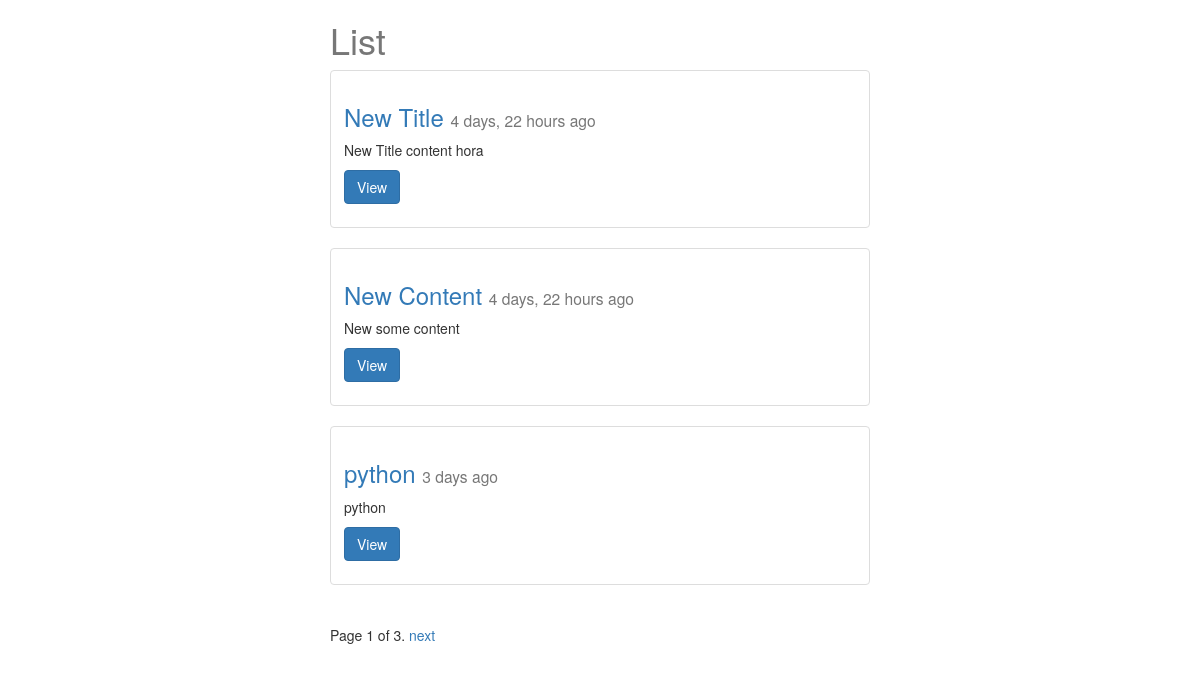
The page /posts/ on the database as committed earlier.
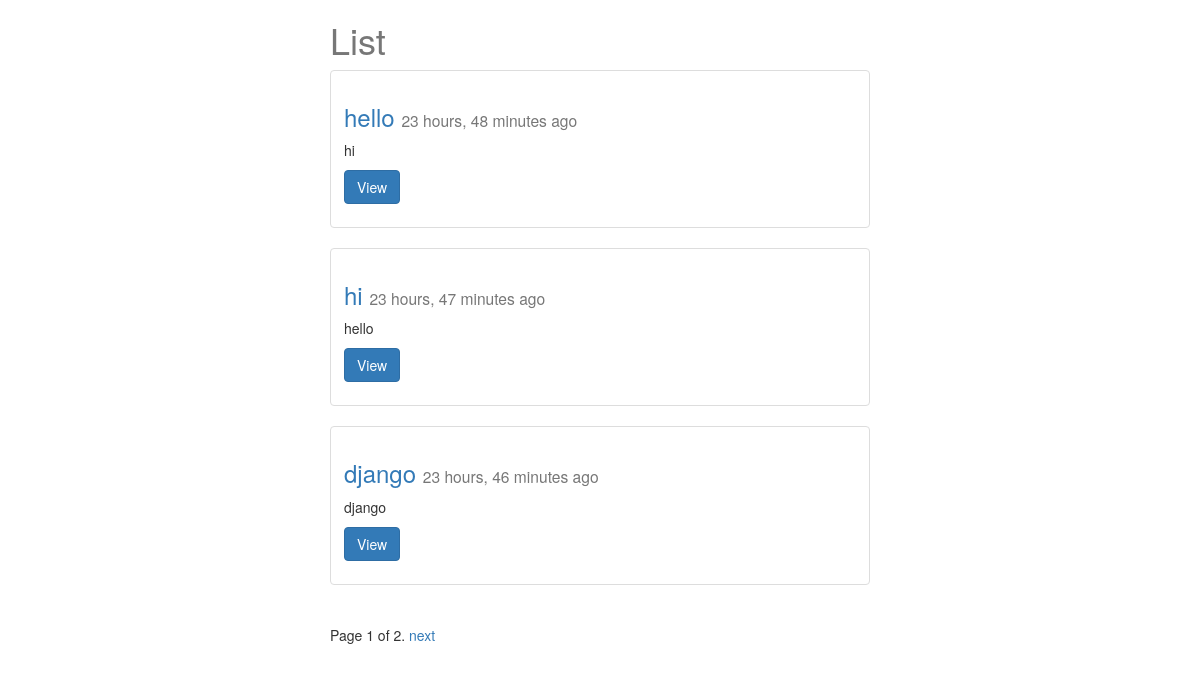
The same page on the database as committed later.
### posts/models.py (models this page shows, shortened)
class Post(models.Model):
     title = models.CharField(max_length=120)
     content = models.TextField()
     updated = models.DateTimeField(auto_now=True, auto_now_add=False)
     timestamp = models.DateTimeField(auto_now=False, auto_now_add=True)

### posts/views.py (the view)
# urls.py: path('',views.post_list,name="list"),
def post_list(request): #list items
     queryset_list = Post.objects.all() #.order_by("-timestamp")
     paginator = Paginator(queryset_list,3) # Show 25 contacts per page
     page_request_var = "page"
     page = request.GET.get(page_request_var)
     try:
           queryset = paginator.page(page)
     except PageNotAnInteger:
           queryset = paginator.page(1)
     except EmptyPage:
           queryset = paginator.page(paginator.num_pages)
     context={
          "object_list":queryset,
          "title":"List",
          "page_request_var": page_request_var
     }
     return render(request,'post_list.html',context)

### templates/post_list.html (shortened to what this page needs)
{% extends "base.html" %}
{% block content %}
<div class='col-sm-6 col-sm-offset-3'>
  <h1>{{ title }}</h1>
{% for obj in object_list %}
<div class="row">
<div class="col-sm-12">
  <div class="thumbnail">
    <div class="caption">
      <h3><a href='{% url "posts:detail" obj.id %}'>{{ obj.title }}</a> <small>{{ obj.timestamp|timesince }} ago</small></h3>
      <p>{{ obj.content|linebreaks|truncatechars:120 }}</p>
      <p><a href="{% url 'posts:detail' obj.id %}" class="btn btn-primary" role="button">View</a></p>
    </div>
  </div>
</div>
</div>
{% endfor %}
<div class="pagination">
  <span class="step-links">
      <span class="current">
          Page {{ object_list.number }} of {{ object_list.paginator.num_pages }}.
      </span>
      {% if object_list.has_next %}
          <a href="?{{ page_request_var }}={{ object_list.next_page_number }}">next</a>
      {% endif %}
  </span>
</div>
</div>
{% endblock %}

### templates/base.html (shortened to what this page needs)
{% load static %}
<!DOCTYPE html>
<html lang="en">
<head>
    <link rel="stylesheet" href="https://maxcdn.bootstrapcdn.com/bootstrap/3.3.6/css/bootstrap.min.css">
    <link rel='stylesheet' href='{% static "css/base.css" %}' />
</head>
<body>
    <div class="container">
        {% block content %}
        {% endblock %}
    </div>
</body>
</html>

### static/css/base.css (style rules this page uses)
h1 { color: #777777; }

Rows that differ between the two databases and show on the page:
removed Post: title "New Title", timestamp "4 days, 22 hours", content "New Title content hora"
removed Post: title "New Content", timestamp "4 days, 22 hours", content "New some content"
removed Post: title "python", timestamp "3 days", content "python"
added Post: title "hello", timestamp "23 hours, 48 minutes", content "hi"
added Post: title "hi", timestamp "23 hours, 47 minutes", content "hello"
added Post: title "django", timestamp "23 hours, 46 minutes", content "django"
Other text that changed with them:
{{ object_list.paginator.num_pages }}: "3" → "2"
